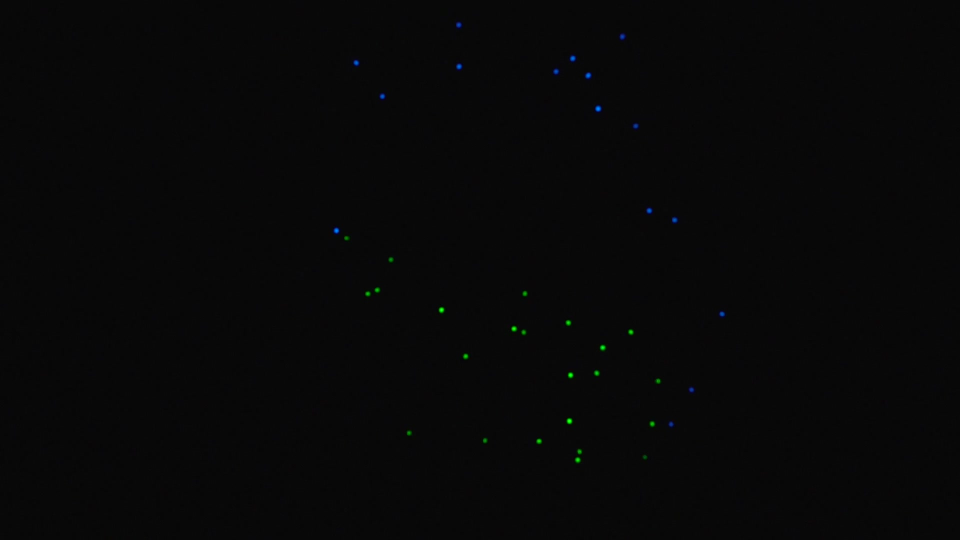
#> input picture out003.jpg, 1920 x 1080 px (shown at 1/2 size)
$ python blobs_opencv.py
#> lines starting #> are read from the running program, lines starting #| are printed output that depends on the picture; after the words box and inside, x2 and y2 are one past the last pixel; in counts of white or black regions, pixels touching at a corner belong together
# Standard imports
import cv2
import numpy as np
from matplotlib import pyplot as plt

# Read image
filename= "out003.jpg"
img = cv2.imread(filename, 0)
#> img: shape (1080, 1920); min 0, max 200, mean 8
img_color = cv2.imread(filename, cv2.IMREAD_ANYCOLOR)
#> img_color is the input picture: shape (1080, 1920, 3); mean B, G, R 8.1, 8.1, 7.9
img_c = cv2.resize(img_color,(1080,1920))
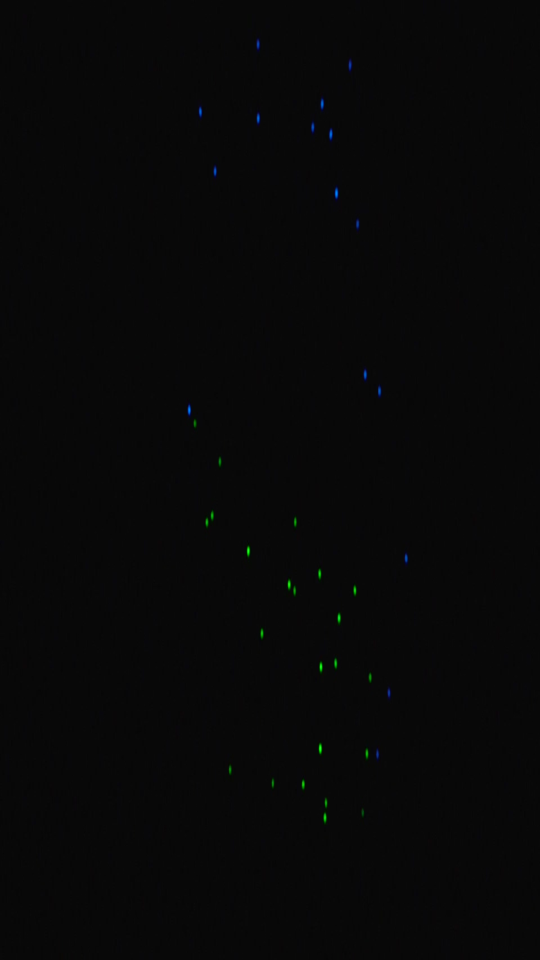
#> img_c: shape (1920, 1080, 3) (shown at 1/2 size); mean B, G, R 8.1, 8.1, 7.9
img1 = cv2.resize(img,(1080,1920))
ret,im = cv2.threshold(img1,120,255,cv2.THRESH_BINARY)
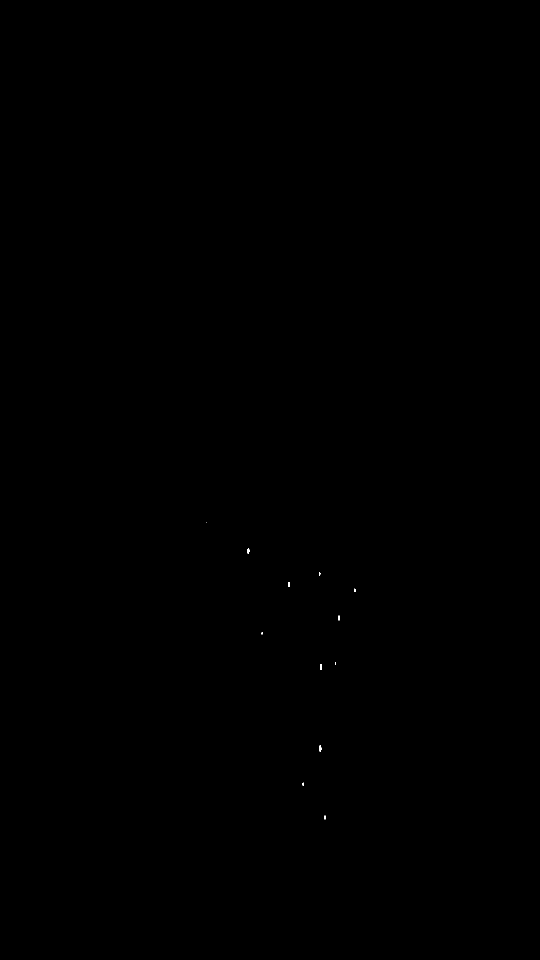
#> im: shape (1920, 1080) (shown at 1/2 size); 0.01% white; 12 white regions (7 under 20 px), largest, box (x1, y1, x2, y2) and area: (639, 1490, 643, 1504) 43, (495, 1096, 499, 1108) 37, (640, 1328, 644, 1340) 37, (576, 1164, 580, 1174) 31, (677, 1231, 680, 1241) 24

#######################################################
#######################################################

# Setup SimpleBlobDetector parameters.
params = cv2.SimpleBlobDetector_Params()

# Change thresholds
params.minThreshold = 50
params.maxThreshold = 150

# Filter by Area.
params.filterByArea = True
params.minArea = 50
params.maxArea = 400

# Filter by Circularity
params.filterByCircularity = True
params.minCircularity = 0.2

# Filter by Convexity
params.filterByConvexity = True
params.minConvexity = 0.1

# Filter by Inertia
params.filterByInertia = True
params.minInertiaRatio = 0.01

detector = cv2.SimpleBlobDetector_create(params)

#######################################################
#######################################################

# Detect blobs.
keypoints = detector.detect(im)
#> keypoints = ()

# Draw detected blobs as red circles.
# cv2.DRAW_MATCHES_FLAGS_DRAW_RICH_KEYPOINTS ensures the size of the circle corresponds to the size of blob
im_with_keypoints = cv2.drawKeypoints(img_c, keypoints, np.array([]), (0,0,255), cv2.DRAW_MATCHES_FLAGS_DRAW_RICH_KEYPOINTS)

# Show keypoints
cv2.imshow("Keypoints", im_with_keypoints)

# [11 lines of commented-out code are left out]
cv2.waitKey(0)
